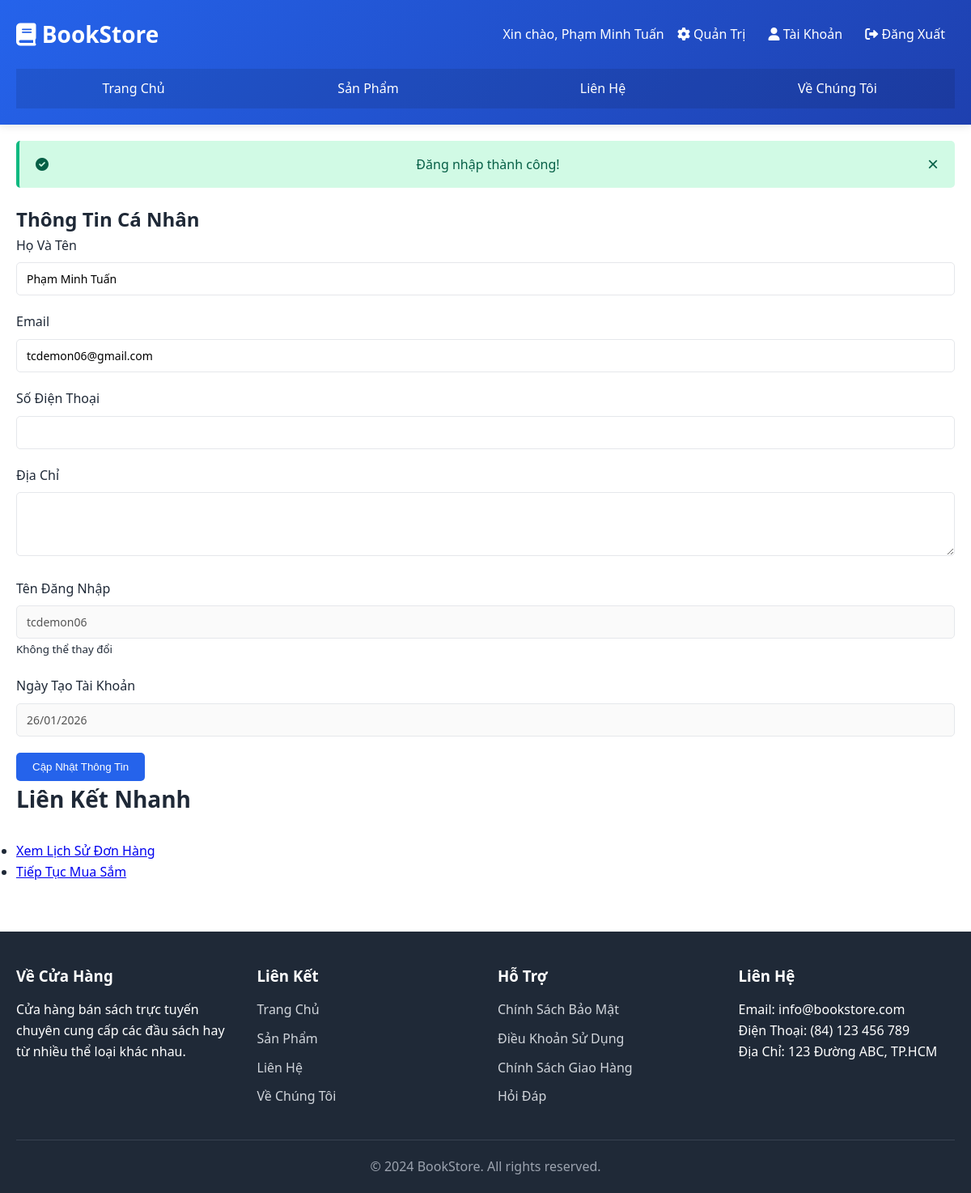
/?page=profile (signed in), run on the app's committed database.
### tables this page shows
CREATE TABLE `users` (
  `id` INT PRIMARY KEY AUTO_INCREMENT,
  `username` VARCHAR(50) UNIQUE NOT NULL,
  `email` VARCHAR(100) UNIQUE NOT NULL,
  `password` VARCHAR(255) NOT NULL,
  `fullname` VARCHAR(100),
  `phone` VARCHAR(20),
  `address` TEXT,
  `role` ENUM('admin', 'customer') DEFAULT 'customer',
  `is_active` TINYINT DEFAULT 1,
  `created_at` TIMESTAMP DEFAULT CURRENT_TIMESTAMP,
  `updated_at` TIMESTAMP DEFAULT CURRENT_TIMESTAMP ON UPDATE CURRENT_TIMESTAMP
);

### app/Controllers/OrderController.php (called while the page is built, shortened)
<?php
class OrderController {
    private $userModel;
    public function __construct($orderModel, $userModel) {
        $this->userModel = $userModel;
    }
    public function profile() {
        $user = $this->userModel->getById($_SESSION['user_id']);
        include 'app/Views/orders/profile.php';
    }
}

### app/Models/User.php (called while the page is built, shortened)
<?php
class User {
    private $pdo;
    private $table = 'users';
    public function __construct($pdo) {
        $this->pdo = $pdo;
    }
    public function getById($id) {
        $sql = "SELECT * FROM {$this->table} WHERE id = :id";
        $stmt = $this->pdo->prepare($sql);
        $stmt->execute([':id' => $id]);
        return $stmt->fetch(PDO::FETCH_ASSOC);
    }
}

### app/Views/orders/profile.php (the view)
<?php $pageTitle = 'Thông Tin Cá Nhân'; include 'app/Views/layouts/header.php'; ?>
<main class="container">
    <section class="profile-page">
        <h1>Thông Tin Cá Nhân</h1>
        <div class="profile-container">
            <form method="post" action="?page=profile" class="profile-form">
                <div class="form-group">
                    <label for="fullname">Họ Và Tên</label>
                    <input type="text" id="fullname" name="fullname" class="form-control" value="<?php echo htmlspecialchars($user['fullname'] ?? ''); ?>" required>
                </div>
                <div class="form-group">
                    <label for="email">Email</label>
                    <input type="email" id="email" name="email" class="form-control" value="<?php echo htmlspecialchars($user['email'] ?? ''); ?>" required>
                </div>
                <div class="form-group">
                    <label for="phone">Số Điện Thoại</label>
                    <input type="tel" id="phone" name="phone" class="form-control" value="<?php echo htmlspecialchars($user['phone'] ?? ''); ?>">
                </div>
                <div class="form-group">
                    <label for="address">Địa Chỉ</label>
                    <textarea id="address" name="address" class="form-control" rows="3"><?php echo htmlspecialchars($user['address'] ?? ''); ?></textarea>
                </div>
                <div class="form-group">
                    <label>Tên Đăng Nhập</label>
                    <input type="text" class="form-control" value="<?php echo htmlspecialchars($user['username']); ?>" disabled>
                    <small>Không thể thay đổi</small>
                </div>
                <div class="form-group">
                    <label>Ngày Tạo Tài Khoản</label>
                    <input type="text" class="form-control" value="<?php echo date('d/m/Y', strtotime($user['created_at'])); ?>" disabled>
                </div>
                <button type="submit" class="btn btn-primary">Cập Nhật Thông Tin</button>
            </form>
        </div>
        <div class="profile-links">
            <h2>Liên Kết Nhanh</h2>
            <ul>
                <li><a href="?page=order_history">Xem Lịch Sử Đơn Hàng</a></li>
                <li><a href="?page=products">Tiếp Tục Mua Sắm</a></li>
            </ul>
        </div>
    </section>
</main>
<?php include 'app/Views/layouts/footer.php'; ?>

### public/css/style.css (style rules this page uses)
:root { --primary-color: #2563eb; --secondary-color: #10b981; --danger-color: #ef4444; --warning-color: #f59e0b; --info-color: #0ea5e9; --light-bg: #f9fafb; --text-dark: #1f2937; --text-light: #6b7280; --border-color: #e5e7eb; }
* { margin: 0; padding: 0; box-sizing: border-box; }
html, body { height: 100%; }
body { font-family: 'Segoe UI', Tahoma, Geneva, Verdana, sans-serif; background-color: #ffffff; color: var(--text-dark); line-height: 1.6; }
.container { max-width: 1200px; margin: 0 auto; padding: 0 20px; }
.btn { display: inline-block; padding: 10px 20px; border: none; border-radius: 5px; cursor: pointer; text-decoration: none; font-weight: 500; transition: all 0.3s ease; text-align: center; }
.btn-primary { background-color: var(--primary-color); color: white; }
.form-group { margin-bottom: 20px; }
.form-group label { display: block; margin-bottom: 8px; font-weight: 500; color: var(--text-dark); }
.form-control { width: 100%; padding: 10px 12px; border: 1px solid var(--border-color); border-radius: 5px; font-size: 14px; font-family: inherit; transition: border-color 0.3s ease; }
section { margin-bottom: 60px; }
section h2 { margin-bottom: 30px; font-size: 28px; }

### data on the page
users: fullname "Phạm Minh Tuấn", email "tcdemon06@gmail.com", username "tcdemon06", created_at "26/01/2026"

### other printed values
$_SESSION['fullname'] "Phạm Minh Tuấn"
$_SESSION['success'] "Đăng nhập thành công!"
